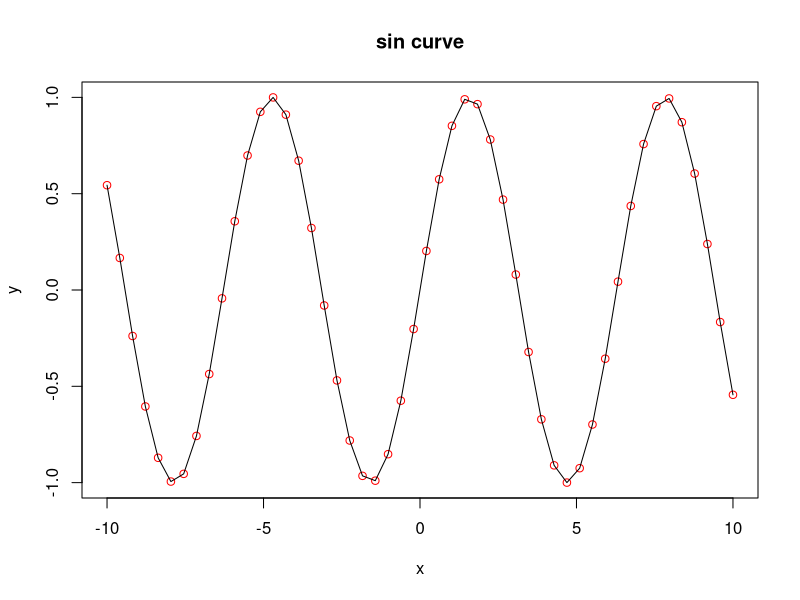
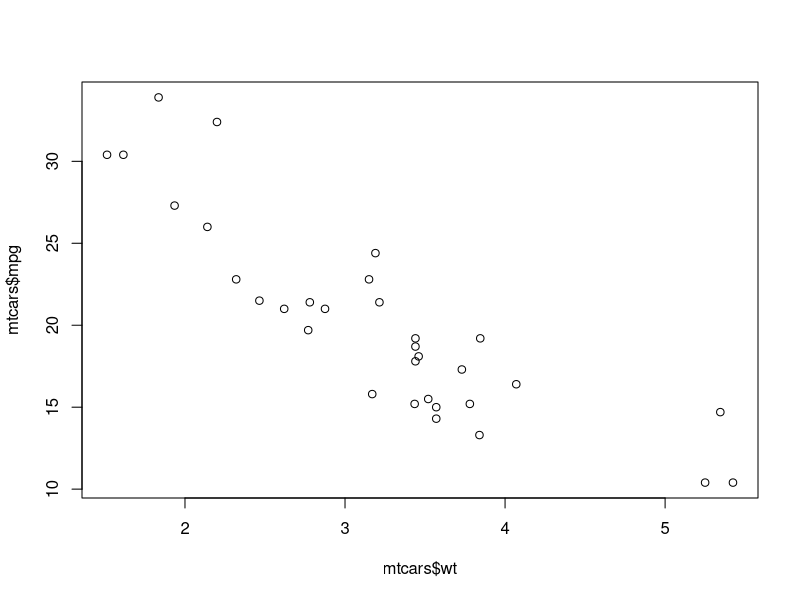
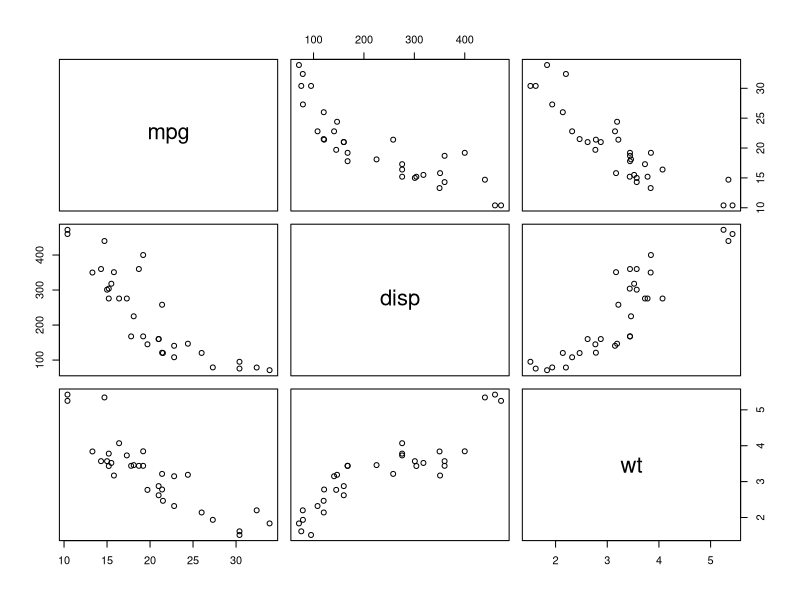
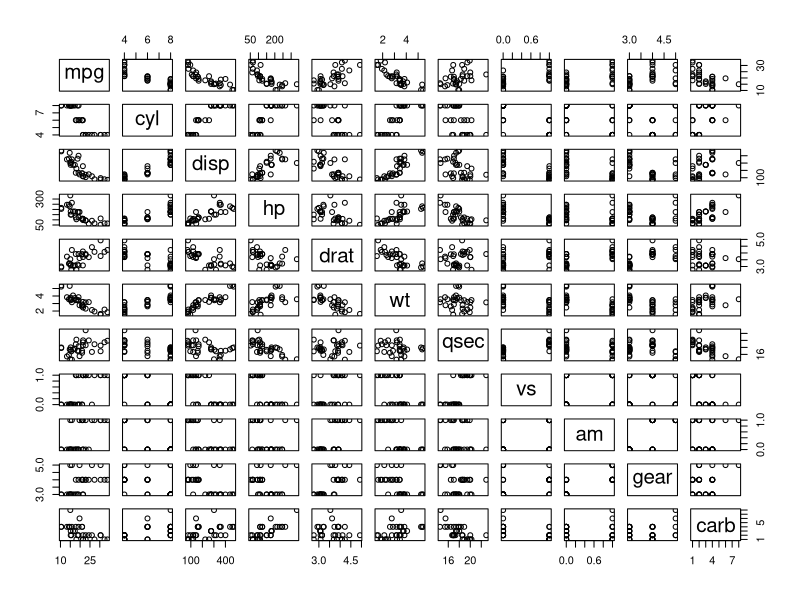
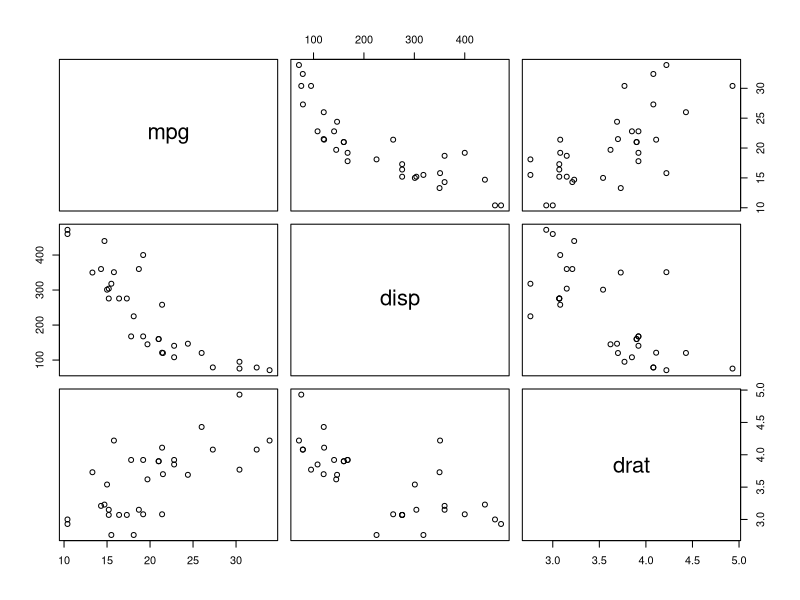
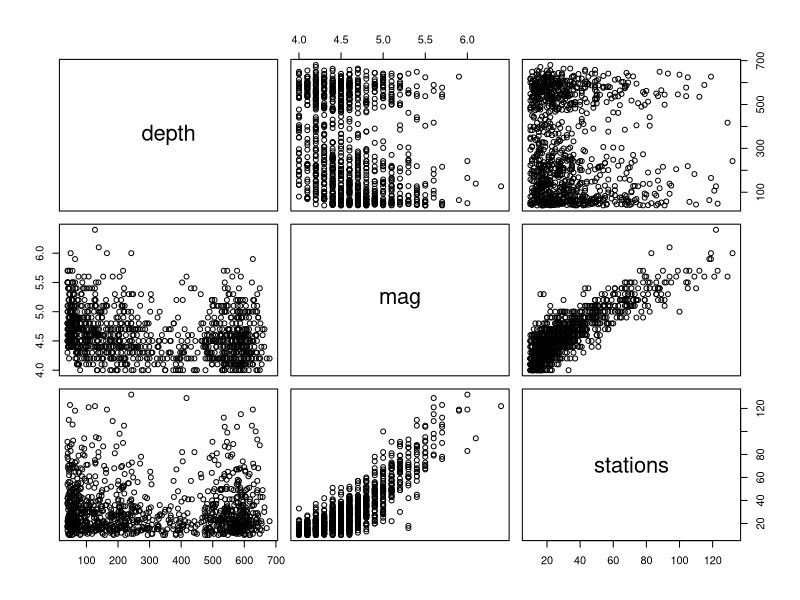
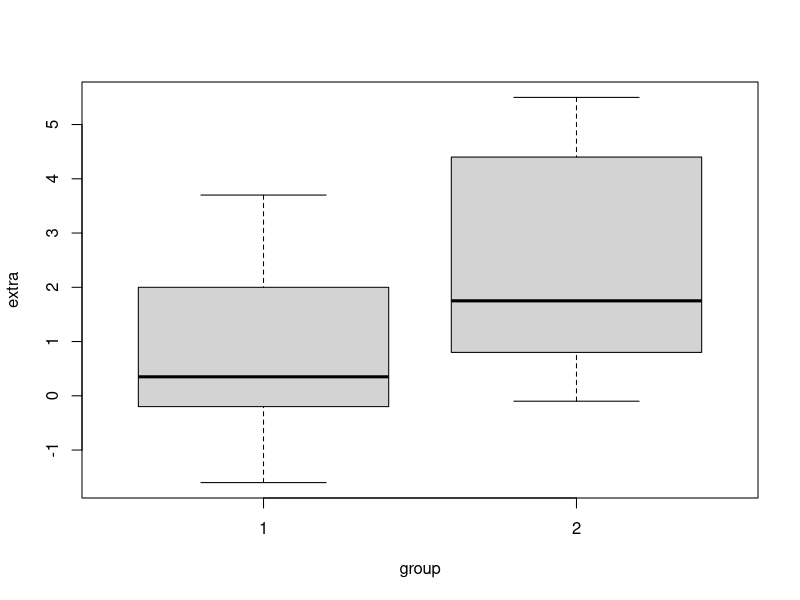
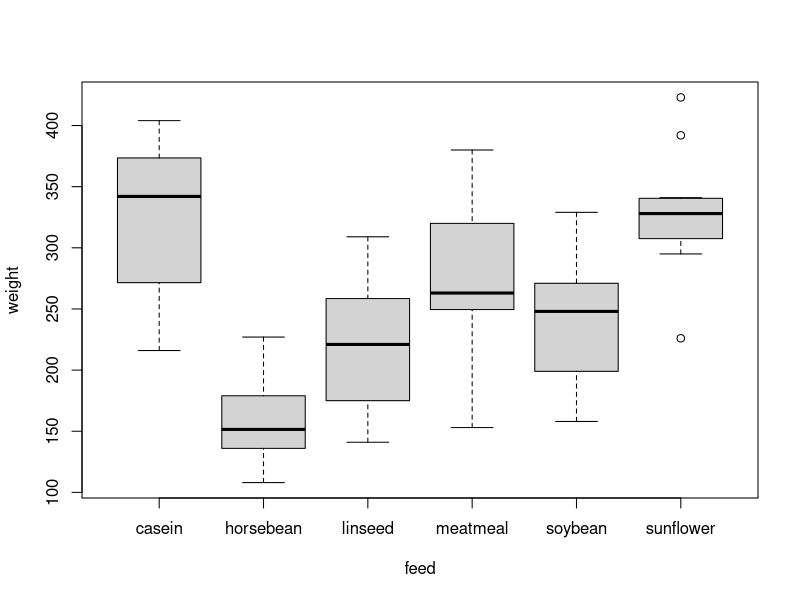

Here is the R script that generated these plots, in order:
#-------------------------------------------------------------------------------
# Data Visualization
#-------------------------------------------------------------------------------
#1. Scatter Plot 
x <- seq(-10,10,length.out=50)
y <- sin(x)

plot(x,y,main='sin curve',xlab='x',ylab='y',col='red')

#-------------------------------------------------------------------------------
#2. Line Plot  
lines(x,y)

#-------------------------------------------------------------------------------  
#3. Quiz on Scatter Plot (2 min)
# Plot the mtcars mpg vs wt

#ANSWER: 
plot(mtcars$wt, mtcars$mpg)

#-------------------------------------------------------------------------------
#4. Pair Plot
plot(mtcars[c('mpg','disp','wt')])
plot(mtcars)
plot(mtcars[c(1,3,5)])

#-------------------------------------------------------------------------------  
#5.  Quiz on Pair plots (5 min)
# Read the quake dataset
# Do a multi plot comparing depth,mag and stations

#ANSWER: 
plot(quakes[c('depth','mag','stations')])

#-------------------------------------------------------------------------------
sleep

#6. Boxplot
boxplot(extra~group,data=sleep)

#-------------------------------------------------------------------------------  
# 7. Quiz on Boxplot (2 min)
# Read the chickwts dataset
# Do a multi plot comparing weight vs different feeds

#ANSWER:
boxplot(weight~feed, data=chickwts)

#-------------------------------------------------------------------------------  
#8. Barplot
a <-c(4,5,2,1)
barplot(a,col=c("yellow","red","blue","green"))

#-------------------------------------------------------------------------------
#9. Quiz on Bar Plot mtcars (5 min)
# Use the mtcars dataset 
# Plot the barplot for # of cars vs am

#ANSWER:
cars = mtcars$am
table(mtcars$am)
barplot(table(mtcars$am))

#-------------------------------------------------------------------------------  
#10. Pie Chart
a <-c(4,5,2,1)
pie(a,col=c("yellow","red","blue","green"))

#-------------------------------------------------------------------------------
#11. Quiz on Pie Chart (5 min)
# Use the mtcars dataset 
# Plot the pie chart for # of cars vs cy

#ANSWER:
a = table(mtcars$cyl)
pie(a,col=c("yellow","red","blue"))

#-------------------------------------------------------------------------------
#12. Histogram
a <- rnorm(1000)
hist(a,breaks = c(-4,-2,0,2,4))

#-------------------------------------------------------------------------------  
#13. Quiz on Histogram (5 min)
# Use the mtcars dataset 
# Plot the histogram for mp

#ANSWER:
hist(mtcars$mpg, breaks=30)

#-------------------------------------------------------------------------------
#THE END
#-------------------------------------------------------------------------------